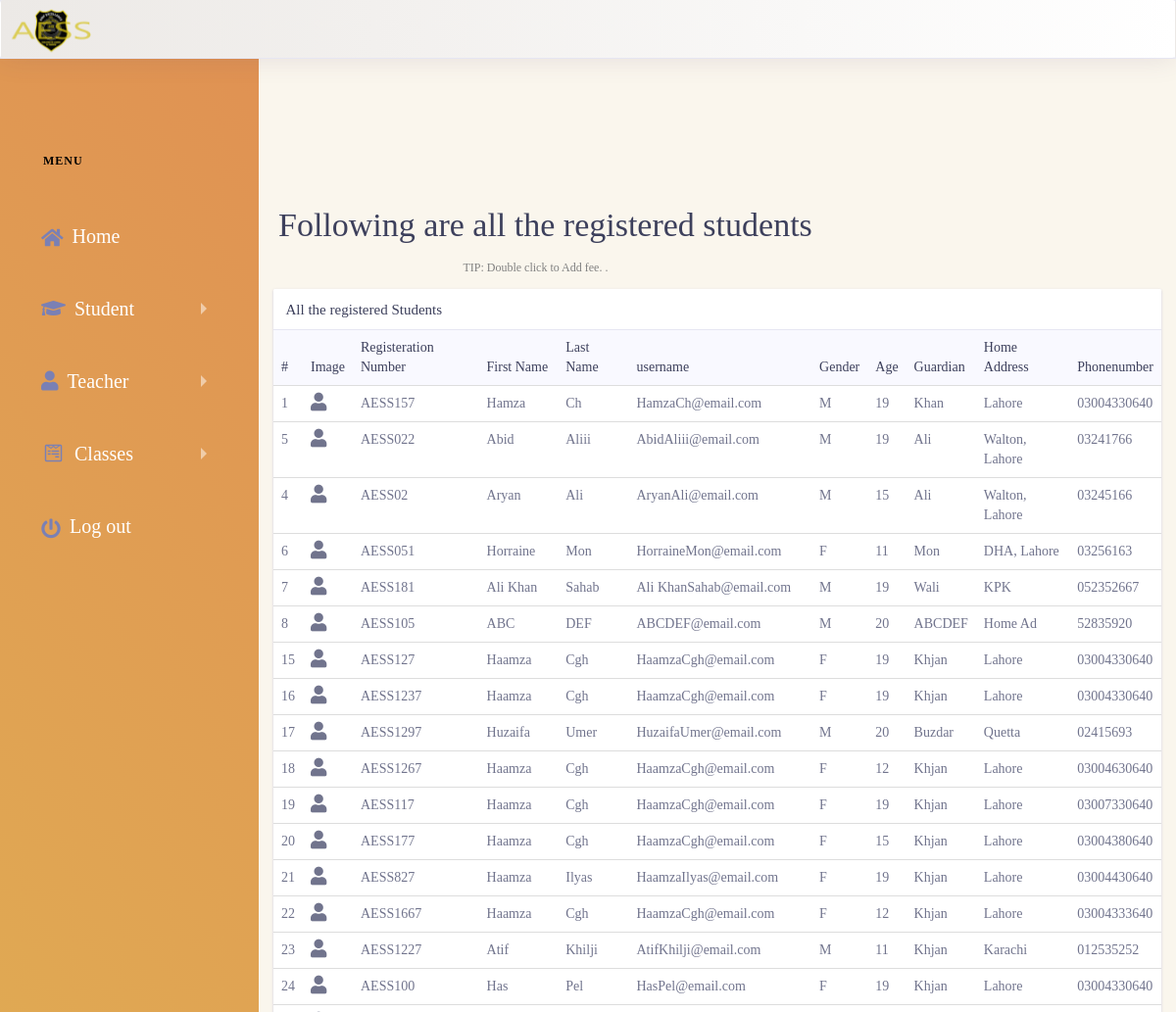
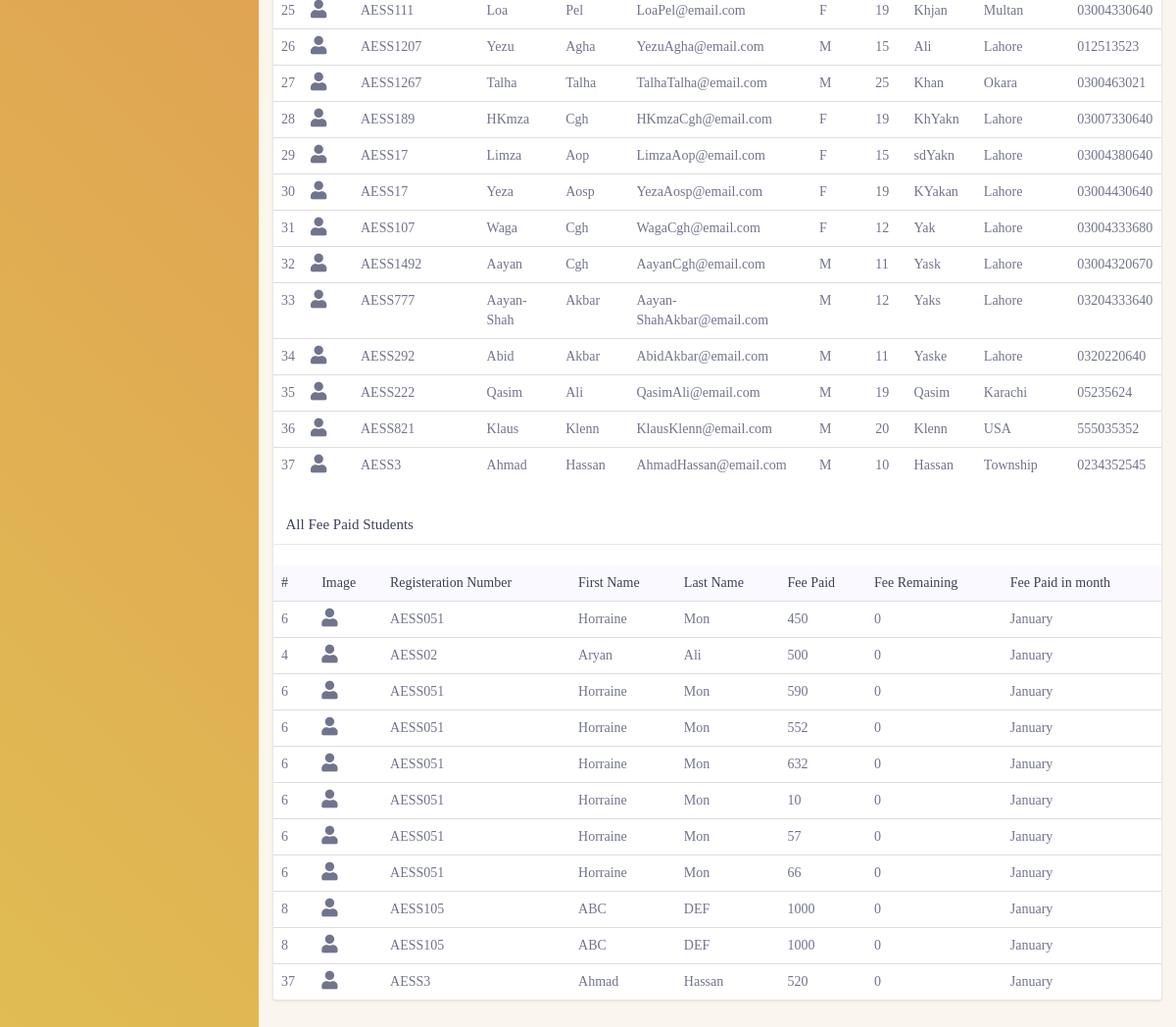
/pages/admin/studentsfee.php (signed in), run on the app's committed database (2 pictures, top to bottom).
### tables this page shows
CREATE TABLE IF NOT EXISTS `students` (
  `student_id` int(11) NOT NULL AUTO_INCREMENT,
  `password` varchar(30) NOT NULL,
  `registration_num` varchar(20) DEFAULT NULL,
  `student_fname` varchar(35) DEFAULT NULL,
  `student_lname` varchar(35) DEFAULT NULL,
  `guardian_name` varchar(35) DEFAULT NULL,
  `sex` char(1) DEFAULT NULL,
  `monthly_fee` int(10) DEFAULT '0',
  `home_address` varchar(100) DEFAULT NULL,
  `phonenumber` varchar(15) DEFAULT NULL,
  `totalmarks` int(11) NOT NULL DEFAULT '0',
  `age` int(11) NOT NULL,
  `s_sid` int(11) NOT NULL DEFAULT '100',
  `registered_on` datetime NOT NULL DEFAULT CURRENT_TIMESTAMP,
  PRIMARY KEY (`student_id`),
  KEY `s_sid` (`s_sid`)
);

### pages/admin/studentsfee.php (the view, shortened to what this page needs)
<?php
include("sidebar.php");
include("../connection.php");
?>
<div class="dashboard-wrapper" style="background-color:#faf6ed">
     <div class="container">
          <div class="row">
               <div class="addstudenttext">
                    <h1>Following are all the registered students</h1>
                    <h6 style="color:gray">TIP: Double click to Add fee. .</h6>
               </div>
               <div class="col-xl-12 col-lg-12 col-md-8 col-sm-12" id="table">
                    <div class="card">
                         <h5 class="card-header">All the registered Students</h5>
                         <div class="card-body p-0">
                              <div class="block" data-fade="true">
                                   <div class="table-responsive">
                                        <table class="table">
                                             <thead class="bg-light">
                                                  <tr class="border-0">
                                                       <th class="border-0">#</th>
                                                       <th class="border-0">Image</th>
                                                       <th class="border-0">Registeration Number</th>
                                                       <th class="border-0">First Name</th>
                                                       <th class="border-0">Last Name</th>
                                                       <th class="border-0">username</th>
                                                       <th class="border-0">Gender</th>
                                                       <th class="border-0">Age</th>
                                                       <th class="border-0">Guardian</th>
                                                       <th class="border-0">Home Address</th>
                                                       <th class="border-0">Phonenumber</th>
                                                  </tr>
                                             </thead>
                                             <tbody>
                                                  <?php
                                                  $result = $conn->query("SELECT * from students")->fetchAll(PDO::FETCH_ASSOC);
                                                  foreach ($result as $rows) {
                                                       $i = 0; ?>
                                                       <tr ondblclick="perform(this,<?php echo $rows['student_id'] ?>)" onclick="performsingle(this,<?php echo $rows['student_id']; ?>)">
                                                            <td id="tdid<?php echo $rows['student_id']; ?>"><?php echo $rows['student_id']; ?></td>
                                                            <td>
                                                                 <div class="m-r-10"><span class="fas fa-user fa-lg"></span></div>
                                                            </td>
                                                            <td id="tdregNum<?php echo $rows['student_id']; ?>"><?php echo $rows['registration_num']; ?></td>
                                                            <td id="tdfn<?php echo $rows['student_id']; ?>"><?php echo $rows['student_fname']; ?> </td>
                                                            <td id="tdln<?php echo $rows['student_id']; ?>"><?php echo $rows['student_lname']; ?></td>
                                                            <td id="tdun<?php echo $rows['student_id']; ?>"><?php echo $rows['student_fname'];
                                                                                                              echo $rows['student_lname'];
                                                                                                              echo "@email.com"; ?></td>
                                                            <td id="tdgen<?php echo $rows['student_id']; ?>"><?php echo $rows['sex']; ?></td>
                                                            <td id="tdage<?php echo $rows['student_id']; ?>"><?php echo $rows['age']; ?></td>
                                                            <td id="tdgdn<?php echo $rows['student_id']; ?>"><?php echo $rows['guardian_name']; ?>
                                                            <td id="tdhaddress<?php echo $rows['student_id']; ?>"><?php echo $rows['home_address']; ?>
                                                            <td id="tdphnum<?php echo $rows['student_id']; ?>"><?php echo $rows['phonenumber']; ?>
                                                            </td>
                                                       </tr>
                                                  <?php } ?>
                                        </table>
										<br>
										                         <h5 class="card-header">All Fee Paid Students</h5>
											 <br>
											<div class="table-responsive">
                                        <table class="table">
                                             <thead class="bg-light">
											 <tr class="border-0">
                                                       <th class="border-0">#</th>
                                                       <th class="border-0">Image</th>
                                                       <th class="border-0">Registeration Number</th>
                                                       <th class="border-0">First Name</th>
                                                       <th class="border-0">Last Name</th>
                                                       <th class="border-0">Fee Paid</th>
													   <th class="border-0">Fee Remaining</th>
                                                     <th class="border-0">Fee Paid in month</th>
                                                  </tr>
												  </thead>
											 <tbody>
                                                  <?php
                                                  $result = $conn->query("SELECT Fees.remaining,students.student_id,students.registration_num,students.student_fname,students.student_lname,Fees.fee,monthname(Fees.time) as Month
												  from students join Fees on Fees.student_id = students.student_id ")->fetchAll(PDO::FETCH_ASSOC);
                                                  foreach ($result as $rows) {
                                                       $i = 0; ?>
                                                       <tr >
                                                            <td id="tdid<?php echo $rows['student_id']; ?>"><?php echo $rows['student_id']; ?></td>
                                                            <td>
                                                                 <div class="m-r-10"><span class="fas fa-user fa-lg"></span></div>
                                                            </td>
                                                            <td id="tdregNum<?php echo $rows['student_id']; ?>"><?php echo $rows['registration_num']; ?></td>
                                                            <td id="tdfn<?php echo $rows['student_id']; ?>"><?php echo $rows['student_fname']; ?> </td>
                                                            <td id="tdln<?php echo $rows['student_id']; ?>"><?php echo $rows['student_lname']; ?></td>
                                                            <td id="tdln<?php echo $rows['student_id']; ?>"><?php echo $rows['fee']; ?></td>
															    <td id="tdln<?php echo $rows['student_id']; ?>"><?php echo $rows['remaining']; ?></td>
                                                            <td id="tdln<?php echo $rows['student_id']; ?>"><?php echo $rows['Month']; ?></td>
                                                       </tr>
                                                  <?php } ?>
                                             </tbody>
                                        </table>
										</div>
                                   </div>
                              </div>
                         </div>
                    </div>
               </div>
          </div>
     </div>
</div>

### pages/admin/studentsfee.php (style rules this page uses)
.addstudenttext { margin-top: 150px; text-align: center; }
.addstudenttext h1 { text-align: center; margin-left: 20px; }

### data on the page
students: student_id "1", registration_num "AESS157", student_fname "Hamza", student_lname "Ch", sex "M", age "19", guardian_name "Khan", home_address "Lahore", phonenumber "03004330640"
students: student_id "5", registration_num "AESS022", student_fname "Abid", student_lname "Aliii", sex "M", age "19", guardian_name "Ali", home_address "Walton, Lahore", phonenumber "03241766"
students: student_id "4", registration_num "AESS02", student_fname "Aryan", student_lname "Ali", sex "M", age "15", guardian_name "Ali", home_address "Walton, Lahore", phonenumber "03245166"
students: student_id "6", registration_num "AESS051", student_fname "Horraine", student_lname "Mon", sex "F", age "11", guardian_name "Mon", home_address "DHA, Lahore", phonenumber "03256163"
students: student_id "7", registration_num "AESS181", student_fname "Ali Khan", student_lname "Sahab", sex "M", age "19", guardian_name "Wali", home_address "KPK", phonenumber "052352667"
students: student_id "8", registration_num "AESS105", student_fname "ABC", student_lname "DEF", sex "M", age "20", guardian_name "ABCDEF", home_address "Home Ad", phonenumber "52835920"
students: student_id "15", registration_num "AESS127", student_fname "Haamza", student_lname "Cgh", sex "F", age "19", guardian_name "Khjan", home_address "Lahore", phonenumber "03004330640"
students: student_id "16", registration_num "AESS1237", student_fname "Haamza", student_lname "Cgh", sex "F", age "19", guardian_name "Khjan", home_address "Lahore", phonenumber "03004330640"
students: student_id "17", registration_num "AESS1297", student_fname "Huzaifa", student_lname "Umer", sex "M", age "20", guardian_name "Buzdar", home_address "Quetta", phonenumber "02415693"
students: student_id "18", registration_num "AESS1267", student_fname "Haamza", student_lname "Cgh", sex "F", age "12", guardian_name "Khjan", home_address "Lahore", phonenumber "03004630640"
students: student_id "19", registration_num "AESS117", student_fname "Haamza", student_lname "Cgh", sex "F", age "19", guardian_name "Khjan", home_address "Lahore", phonenumber "03007330640"
students: student_id "20", registration_num "AESS177", student_fname "Haamza", student_lname "Cgh", sex "F", age "15", guardian_name "Khjan", home_address "Lahore", phonenumber "03004380640"
students: student_id "21", registration_num "AESS827", student_fname "Haamza", student_lname "Ilyas", sex "F", age "19", guardian_name "Khjan", home_address "Lahore", phonenumber "03004430640"
students: student_id "22", registration_num "AESS1667", student_fname "Haamza", student_lname "Cgh", sex "F", age "12", guardian_name "Khjan", home_address "Lahore", phonenumber "03004333640"
students: student_id "23", registration_num "AESS1227", student_fname "Atif", student_lname "Khilji", sex "M", age "11", guardian_name "Khjan", home_address "Karachi", phonenumber "012535252"
students: student_id "24", registration_num "AESS100", student_fname "Has", student_lname "Pel", sex "F", age "19", guardian_name "Khjan", home_address "Lahore", phonenumber "03004330640"
students: student_id "25", registration_num "AESS111", student_fname "Loa", student_lname "Pel", sex "F", age "19", guardian_name "Khjan", home_address "Multan", phonenumber "03004330640"
students: student_id "26", registration_num "AESS1207", student_fname "Yezu", student_lname "Agha", sex "M", age "15", guardian_name "Ali", home_address "Lahore", phonenumber "012513523"
students: student_id "27", registration_num "AESS1267", student_fname "Talha", student_lname "Talha", sex "M", age "25", guardian_name "Khan", home_address "Okara", phonenumber "0300463021"
students: student_id "28", registration_num "AESS189", student_fname "HKmza", student_lname "Cgh", sex "F", age "19", guardian_name "KhYakn", home_address "Lahore", phonenumber "03007330640"
students: student_id "29", registration_num "AESS17", student_fname "Limza", student_lname "Aop", sex "F", age "15", guardian_name "sdYakn", home_address "Lahore", phonenumber "03004380640"
students: student_id "30", registration_num "AESS17", student_fname "Yeza", student_lname "Aosp", sex "F", age "19", guardian_name "KYakan", home_address "Lahore", phonenumber "03004430640"
students: student_id "31", registration_num "AESS107", student_fname "Waga", student_lname "Cgh", sex "F", age "12", guardian_name "Yak", home_address "Lahore", phonenumber "03004333680"
students: student_id "32", registration_num "AESS1492", student_fname "Aayan", student_lname "Cgh", sex "M", age "11", guardian_name "Yask", home_address "Lahore", phonenumber "03004320670"
students: student_id "33", registration_num "AESS777", student_fname "Aayan-Shah", student_lname "Akbar", sex "M", age "12", guardian_name "Yaks", home_address "Lahore", phonenumber "03204333640"
students: student_id "34", registration_num "AESS292", student_fname "Abid", student_lname "Akbar", sex "M", age "11", guardian_name "Yaske", home_address "Lahore", phonenumber "0320220640"
students: student_id "35", registration_num "AESS222", student_fname "Qasim", student_lname "Ali", sex "M", age "19", guardian_name "Qasim", home_address "Karachi", phonenumber "05235624"
students: student_id "36", registration_num "AESS821", student_fname "Klaus", student_lname "Klenn", sex "M", age "20", guardian_name "Klenn", home_address "USA", phonenumber "555035352"
students: student_id "37", registration_num "AESS3", student_fname "Ahmad", student_lname "Hassan", sex "M", age "10", guardian_name "Hassan", home_address "Township", phonenumber "0234352545"

### other printed values
$rows['student_id'] "6"
$rows['registration_num'] "AESS051"
$rows['student_fname'] "Horraine"
$rows['student_lname'] "Mon"
$rows['fee'] "450"
$rows['remaining'] "0"
$rows['Month'] "January"
$rows['student_id'] "4"
$rows['registration_num'] "AESS02"
$rows['student_fname'] "Aryan"
$rows['student_lname'] "Ali"
$rows['fee'] "500"
$rows['fee'] "590"
$rows['fee'] "552"
$rows['fee'] "632"
